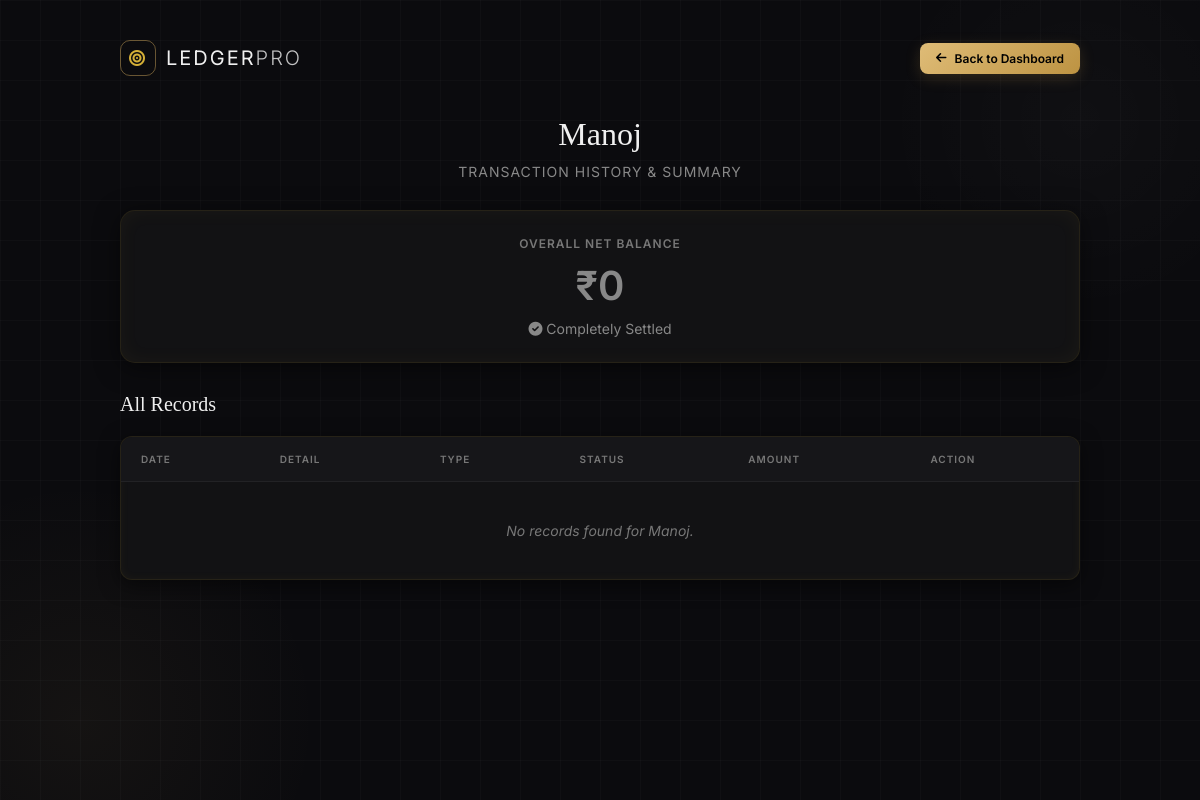
The app's page /person/Manoj (signed in), older data.
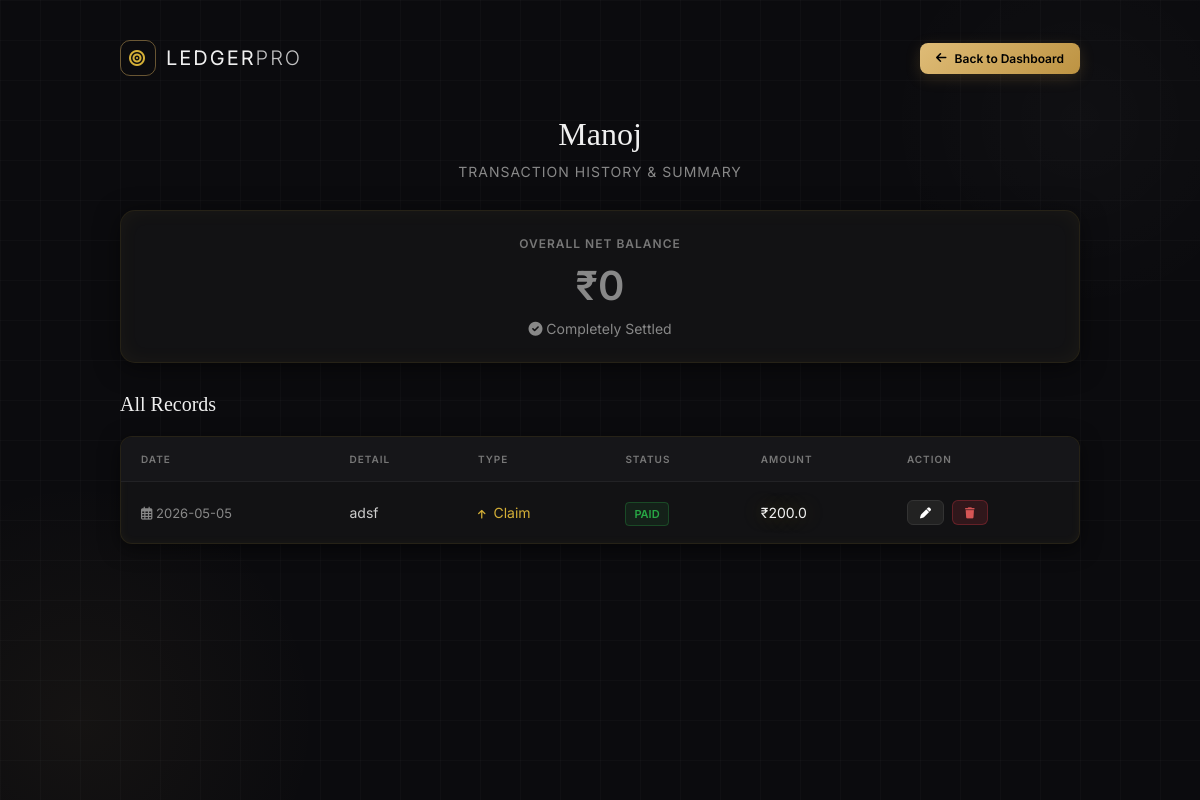
The same page, newer data.
### tables this page shows
CREATE TABLE money_records (
    id INTEGER PRIMARY KEY AUTOINCREMENT,
    serial_no INTEGER,
    name TEXT,
    amount REAL,
    type TEXT,
    date_taken TEXT,
    reason TEXT,
    user_id INTEGER,
    status TEXT DEFAULT 'pending'
);

### app.py (the view)
@app.route('/person/<string:name>')
def person_detail(name):
    if 'user_id' not in session:
        return redirect('/login')
    user_id = session['user_id']
    cursor.execute("SELECT * FROM money_records WHERE user_id=? AND name=? ORDER BY date_taken DESC", (user_id, name))
    records = cursor.fetchall()
    cursor.execute("""
    SELECT
    SUM(CASE WHEN type='given' THEN amount ELSE 0 END),
    SUM(CASE WHEN type='received' THEN amount ELSE 0 END)
    FROM money_records
    WHERE user_id=? AND name=? AND status='pending'
    """, (user_id, name))
    res = cursor.fetchone()
    total_claim = res[0] or 0
    total_pay = res[1] or 0
    balance = total_claim - total_pay
    return render_template("person.html",
                           name=name,
                           records=records,
                           total_claim=total_claim,
                           total_pay=total_pay,
                           balance=balance)

### templates/person.html (shortened to what this page needs)
<!DOCTYPE html>
<html lang="en">
<head>
    <link href="https://cdnjs.cloudflare.com/ajax/libs/font-awesome/6.0.0/css/all.min.css" rel="stylesheet">
</head>
<body>
    <div class="ambient-glow glow-1"></div>
    <div class="ambient-glow glow-2"></div>
    <div class="container">
        <nav class="navbar">
            <div class="logo-row">
                <div class="logo-icon"><i class="fas fa-bullseye"></i></div>
                <div>LEDGER<span style="font-weight:300; opacity:0.8;">PRO</span></div>
            </div>
            <a href="/" class="gold-btn btn-small"><i class="fas fa-arrow-left"></i> Back to Dashboard</a>
        </nav>
        <h1 class="page-title">{{ name }}</h1>
        <div class="subtitle">Transaction History & Summary</div>
        <div class="auth-card person-metric scroll-zoom-in">
            <h5>Overall Net Balance</h5>
            {% if balance > 0 %}
                <h2 class="text-golden animated-number" data-target="{{ balance }}">₹0</h2>
                <p style="color:#d4af37; margin-top:10px; font-size:14px;"><i class="fas fa-arrow-circle-down"></i> You need to collect</p>
            {% elif balance < 0 %}
                <h2 class="text-danger animated-number" data-target="{{ -balance }}">₹0</h2>
                <p style="color:#d65555; margin-top:10px; font-size:14px;"><i class="fas fa-arrow-circle-up"></i> You need to pay</p>
            {% else %}
                <h2 class="text-neutral">₹0</h2>
                <p style="color:#888; margin-top:10px; font-size:14px;"><i class="fas fa-check-circle"></i> Completely Settled</p>
            {% endif %}
        </div>
        <div class="scroll-zoom-in" style="display:flex; justify-content:space-between; align-items:center; margin-bottom:20px;">
            <h2 style="font-family: 'Playfair Display', serif; font-size: 20px; font-weight: 400; color: #f0f0f0;">All Records</h2>
        </div>
        <table class="dark-table scroll-zoom-in">
            <tr>
                <th>Date</th>
                <th>Detail</th>
                <th>Type</th>
                <th>Status</th>
                <th>Amount</th>
                <th>Action</th>
            </tr>
            {% for r in records %}
            <tr>
                <td data-label="Date" style="color:#888; font-size:13px;"><i class="far fa-calendar-alt"></i> {{ r[5] }}</td>
                <td data-label="Detail" style="color:#ccc; font-size:14px;">{{ r[6] if r[6] else '--' }}</td>
                <td data-label="Type">
                    {% if r[4] == 'given' %}
                        <span style="color:#d4af37"><i class="fas fa-arrow-up" style="font-size:10px; margin-right:4px;"></i> Claim</span>
                    {% else %}
                        <span style="color:#d65555"><i class="fas fa-arrow-down" style="font-size:10px; margin-right:4px;"></i> Pay</span>
                    {% endif %}
                </td>
                <td data-label="Status">
                    {% if r[8] == 'pending' %}
                        <span class="status-badge status-pending">Pending</span>
                    {% else %}
                        <span class="status-badge status-paid">Paid</span>
                    {% endif %}
                </td>
                <td data-label="Amount" class="{% if r[4] == 'given' %}text-golden{% else %}text-danger{% endif %} fw-bold">₹{{ r[3] }}</td>
                <td data-label="Action">
                    <div class="action-row">
                        <a href="/edit/{{ r[0] }}" class="btn-action edit"><i class="fas fa-pen"></i></a>
                        <a href="/delete/{{ r[0] }}" class="btn-action delete"><i class="fas fa-trash"></i></a>
                    </div>
                </td>
            </tr>
            {% endfor %}
            {% if not records %}
            <tr>
                <td colspan="6" style="text-align: center; padding: 40px; color: #777; font-style: italic;">No records found for {{ name }}.</td>
            </tr>
            {% endif %}
        </table>
    </div>
</body>
</html>

Row changes from the older to the newer data that the page shows:
added money_records: name "Manoj", date_taken "2026-05-05", reason "adsf", type "given" (drawn), status "PAID", amount "200.0"
Text that changed along with them:
{{ name }}: "Manoj" → (not shown)
text no longer shown: "No records found for ."
